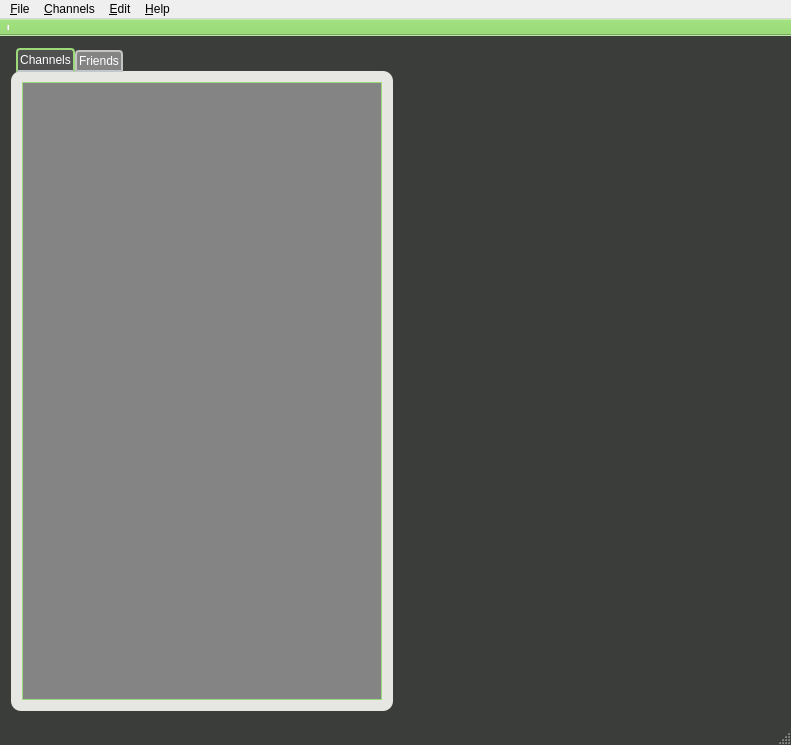
<?xml version="1.0" encoding="UTF-8"?>
<ui version="4.0">
 <class>MainWindow</class>
 <widget class="QMainWindow" name="MainWindow">
  <property name="geometry">
   <rect>
    <x>0</x>
    <y>0</y>
    <width>791</width>
    <height>745</height>
   </rect>
  </property>
  <property name="windowTitle">
   <string>LiveJammin</string>
  </property>
  <property name="windowIcon">
   <iconset resource="app.qrc">
    <normaloff>:/images/live-jamming.png</normaloff>:/images/live-jamming.png</iconset>
  </property>
  <property name="styleSheet">
   <string notr="true">#MainWindow {
	background: qlineargradient(spread:pad, x1:0, y1:0, x2:0, y2:1, stop:0.00934579 rgba(155, 217, 122, 255), stop:0.0116822 rgba(59, 61, 59, 255), stop:0.995455 rgba(59, 61, 59, 255));

}

QToolBar {
	background: rgb(155, 217, 122);
}

QInputDialog {
background: qlineargradient(spread:pad, x1:0, y1:0, x2:0, y2:1, stop:0.00934579 rgba(155, 217, 122, 255), stop:0.0116822 rgba(59, 61, 59, 255), stop:0.995455 rgba(59, 61, 59, 255));
}

QInputDialog QLabel {
color: #FFFFFF;
}

QInputDialog QPushButton {
color: #333;
border: 2px solid #555;
border-radius: 11px;
padding: 5px;
background: qradialgradient(cx: 0.3, cy: -0.4,
fx: 0.3, fy: -0.4,
radius: 1.35, stop: 0 #fff, stop: 1 #888);
min-width: 80px;
}
QInputDialog QPushButton:hover {
background: qradialgradient(cx: 0.3, cy: -0.4,
fx: 0.3, fy: -0.4,
radius: 1.35, stop: 0 #fff, stop: 1 #bbb);
}
QInputDialog QPushButton:pressed {
background: qradialgradient(cx: 0.4, cy: -0.1,
fx: 0.4, fy: -0.1,
radius: 1.35, stop: 0 #fff, stop: 1 #ddd);
}</string>
  </property>
  <widget class="QWidget" name="centralWidget">
   <layout class="QHBoxLayout" name="horizontalLayout">
    <item>
     <widget class="QSplitter" name="splitter">
      <property name="orientation">
       <enum>Qt::Horizontal</enum>
      </property>
      <widget class="QTabWidget" name="tabWidget">
       <property name="styleSheet">
        <string notr="true">QTabWidget::pane {
	color: rgb(246, 246, 244);
	margin: 0px,1px,1px,1px;

	border-radius: 10px;
	background: #E6E6E3;
      }

  QTabWidget::tab-bar {          
	left: 5px; /* move to the right by 5px */
	bottom: -1px;      } 

/* Style the tab using the tab sub-control. Note that          it reads QTabBar _not_ QTabWidget */
QTabBar::tab { 
	background: rgb(132,132,132);
    border: 2px solid #C4C4C3; 
	border-bottom-color: #C2C7CB; /* same as the pane color */          
	border-top-left-radius: 4px;          
	border-top-right-radius: 4px;     
	min-width: 8ex;
	padding: 2px;
	color: #FFFFFF;   
}
       
QTabBar::tab:selected, QTabBar::tab:hover {	

}

QTabBar::tab:selected {
	background: rgb(80,80,80); 
	border-color: #9BD97a;          
	border-bottom-color: #C2C7CB; /* same as pane color */
}

QTabBar::tab:!selected {
    margin-top: 2px; /* make non-selected tabs look smaller */
}
</string>
       </property>
       <property name="currentIndex">
        <number>0</number>
       </property>
       <property name="tabsClosable">
        <bool>false</bool>
       </property>
       <widget class="QWidget" name="channelsTab">
        <property name="styleSheet">
         <string notr="true">#tab {	
	background: rgb(80, 80, 80);
	border: 1px rgb(155, 217, 122);
}</string>
        </property>
        <attribute name="title">
         <string>Channels</string>
        </attribute>
        <layout class="QHBoxLayout" name="horizontalLayout_2">
         <item>
          <widget class="ChannelList" name="channelList">
           <property name="contextMenuPolicy">
            <enum>Qt::CustomContextMenu</enum>
           </property>
           <property name="styleSheet">
            <string notr="true">#channelList {
	background: rgb(132, 132, 132);
	border: 1px solid #9BD97a;
	color: #FFFFFF;
}

ChannelList::branch:has-children:!has-siblings:closed,
ChannelList::branch:closed:has-children:has-siblings {
         border-image: none;
         image: url(:/images/branch-closed.png);
 }

ChannelList::branch:open:has-children:!has-siblings,
ChannelList::branch:open:has-children:has-siblings  {
         border-image: none;
         image: url(:/images/branch-open.png);
 }</string>
           </property>
           <property name="selectionMode">
            <enum>QAbstractItemView::ContiguousSelection</enum>
           </property>
           <property name="headerHidden">
            <bool>true</bool>
           </property>
           <attribute name="headerVisible">
            <bool>false</bool>
           </attribute>
           <attribute name="headerVisible">
            <bool>false</bool>
           </attribute>
           <column>
            <property name="text">
             <string notr="true">Channels</string>
            </property>
            <property name="textAlignment">
             <set>AlignHCenter|AlignVCenter|AlignCenter</set>
            </property>
           </column>
          </widget>
         </item>
        </layout>
       </widget>
       <widget class="QWidget" name="FriendsTab">
        <property name="styleSheet">
         <string notr="true">#tab_2 {
	background: rgb(80, 80, 80)
}</string>
        </property>
        <attribute name="title">
         <string>Friends</string>
        </attribute>
        <layout class="QHBoxLayout" name="horizontalLayout_3">
         <item>
          <widget class="QListWidget" name="friendsList">
           <property name="styleSheet">
            <string notr="true">#friendsList {
	background: rgb(132, 132, 132);
	border: 1px solid #9BD97a;
}</string>
           </property>
          </widget>
         </item>
        </layout>
       </widget>
      </widget>
     </widget>
    </item>
    <item>
     <widget class="QStackedWidget" name="stackedWidget">
      <property name="currentIndex">
       <number>0</number>
      </property>
      <widget class="QWidget" name="page">
       <layout class="QVBoxLayout" name="verticalLayout_2">
        <property name="spacing">
         <number>0</number>
        </property>
        <item>
         <widget class="QLabel" name="label">
          <property name="enabled">
           <bool>true</bool>
          </property>
          <property name="text">
           <string/>
          </property>
          <property name="pixmap">
           <pixmap resource="app.qrc">:/images/live-jamming.png</pixmap>
          </property>
          <property name="scaledContents">
           <bool>false</bool>
          </property>
          <property name="alignment">
           <set>Qt::AlignCenter</set>
          </property>
         </widget>
        </item>
       </layout>
      </widget>
     </widget>
    </item>
   </layout>
  </widget>
  <widget class="QMenuBar" name="menuBar">
   <property name="geometry">
    <rect>
     <x>0</x>
     <y>0</y>
     <width>791</width>
     <height>25</height>
    </rect>
   </property>
   <widget class="QMenu" name="menuFile">
    <property name="title">
     <string>&amp;File</string>
    </property>
    <addaction name="actionConnect"/>
    <addaction name="actionCreate_account"/>
    <addaction name="separator"/>
    <addaction name="actionQuit"/>
   </widget>
   <widget class="QMenu" name="menuEdit">
    <property name="title">
     <string>&amp;Edit</string>
    </property>
    <addaction name="separator"/>
    <addaction name="separator"/>
    <addaction name="actionPreferences"/>
   </widget>
   <widget class="QMenu" name="menuAbout">
    <property name="title">
     <string>&amp;Help</string>
    </property>
    <addaction name="actionHelp"/>
    <addaction name="separator"/>
    <addaction name="actionAbout_LiveJaming"/>
   </widget>
   <widget class="QMenu" name="menuChans">
    <property name="title">
     <string>&amp;Channels</string>
    </property>
    <addaction name="actionCreate_Channel"/>
    <addaction name="actionList_channels"/>
    <addaction name="separator"/>
    <addaction name="actionCreate_room"/>
    <addaction name="actionList_rooms"/>
    <addaction name="separator"/>
    <addaction name="actionAdd_Friend"/>
   </widget>
   <addaction name="menuFile"/>
   <addaction name="menuChans"/>
   <addaction name="menuEdit"/>
   <addaction name="menuAbout"/>
  </widget>
  <widget class="QToolBar" name="mainToolBar">
   <property name="enabled">
    <bool>false</bool>
   </property>
   <property name="movable">
    <bool>false</bool>
   </property>
   <property name="allowedAreas">
    <set>Qt::NoToolBarArea</set>
   </property>
   <attribute name="toolBarArea">
    <enum>TopToolBarArea</enum>
   </attribute>
   <attribute name="toolBarBreak">
    <bool>false</bool>
   </attribute>
   <addaction name="separator"/>
  </widget>
  <widget class="QStatusBar" name="statusBar"/>
  <action name="actionConnect">
   <property name="text">
    <string>&amp;Connect</string>
   </property>
  </action>
  <action name="actionCreate_account">
   <property name="text">
    <string>Create account</string>
   </property>
  </action>
  <action name="actionQuit">
   <property name="text">
    <string>&amp;Quit</string>
   </property>
   <property name="shortcut">
    <string>Ctrl+Q</string>
   </property>
  </action>
  <action name="actionPreferences">
   <property name="text">
    <string>&amp;Preferences</string>
   </property>
   <property name="shortcut">
    <string>Ctrl+F12</string>
   </property>
  </action>
  <action name="actionHelp">
   <property name="enabled">
    <bool>false</bool>
   </property>
   <property name="text">
    <string>Help</string>
   </property>
   <property name="shortcut">
    <string>F1</string>
   </property>
  </action>
  <action name="actionAbout_LiveJaming">
   <property name="enabled">
    <bool>false</bool>
   </property>
   <property name="text">
    <string>About LiveJaming</string>
   </property>
  </action>
  <action name="actionDisconnect">
   <property name="text">
    <string>Disconnect</string>
   </property>
  </action>
  <action name="actionAdd_Friend">
   <property name="enabled">
    <bool>false</bool>
   </property>
   <property name="text">
    <string>Add Friend</string>
   </property>
  </action>
  <action name="actionCreate_room">
   <property name="enabled">
    <bool>false</bool>
   </property>
   <property name="text">
    <string>Create room</string>
   </property>
   <property name="shortcut">
    <string>Ctrl+R</string>
   </property>
  </action>
  <action name="actionList_rooms">
   <property name="enabled">
    <bool>false</bool>
   </property>
   <property name="text">
    <string>List rooms</string>
   </property>
   <property name="shortcut">
    <string>Alt+R</string>
   </property>
  </action>
  <action name="actionCreate_Channel">
   <property name="enabled">
    <bool>false</bool>
   </property>
   <property name="text">
    <string>Create channel</string>
   </property>
   <property name="shortcut">
    <string>Ctrl+C</string>
   </property>
  </action>
  <action name="actionList_channels">
   <property name="enabled">
    <bool>false</bool>
   </property>
   <property name="text">
    <string>List channels</string>
   </property>
   <property name="shortcut">
    <string>Alt+C</string>
   </property>
  </action>
 </widget>
 <layoutdefault spacing="6" margin="11"/>
 <customwidgets>
  <customwidget>
   <class>ChannelList</class>
   <extends>QTreeWidget</extends>
   <header location="global">channellist.h</header>
  </customwidget>
 </customwidgets>
 <resources>
  <include location="app.qrc"/>
 </resources>
 <connections/>
</ui>
